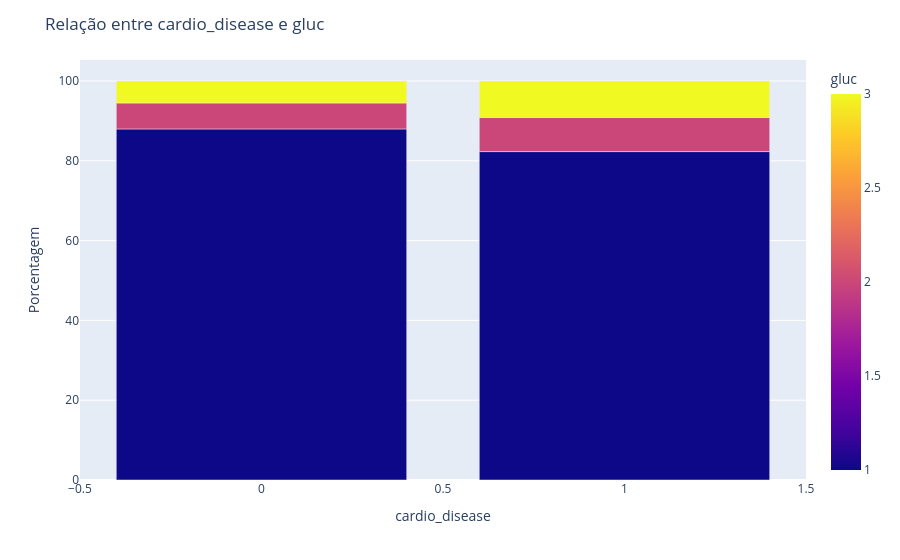

Write notebook code for a chart like this one.
### Markdown cell above
Pacientes com nível de 'cholesterol' 2 ou 3, estão mais a futuramente desenvolverem doenças cardiovascilares. Visualiza-se que 33% dos pacientes que possuem doenças cardiovasculares, estão com nível 2 ou 3 de colesterol.

### Code cell
base_grouped = base.groupby(['cardio_disease', 'gluc']).size().reset_index(name='count')
total_por_churn = base_grouped.groupby('cardio_disease')['count'].transform('sum')
base_grouped['percent'] = (base_grouped['count'] / total_por_churn) * 100

# Cria gráfico de barras empilhadas
fig = px.bar(base_grouped, x='cardio_disease', y='percent', color='gluc', barmode='stack',
            labels={'cardio_disease': 'cardio_disease', 'percent': 'Porcentagem', 'gluc': 'gluc'})

fig.update_layout(title='Relação entre cardio_disease e gluc',
                yaxis_title='Porcentagem',
                legend_title='gluc')
fig.show()

### Figure 1 — Plotly figure (JSON) as saved in the notebook; plotly's stock layout.template omitted (floating-point values rounded to 4 significant figures)
{"data": [{"hovertemplate": "cardio_disease=%{x}<br>Porcentagem=%{y}<br>gluc=%{marker.color}<extra></extra>", "legendgroup": "", "marker": {"color": [1, 2, 3, 1, 2, 3], "coloraxis": "coloraxis", "pattern": {"shape": ""}}, "name": "", "orientation": "v", "showlegend": false, "textposition": "auto", "type": "bar", "x": [0, 0, 0, 1, 1, 1], "xaxis": "x", "y": [87.99, 6.5, 5.514, 82.31, 8.527, 9.163], "yaxis": "y"}], "layout": {"barmode": "stack", "coloraxis": {"colorbar": {"title": {"text": "gluc"}}, "colorscale": [[0, "#0d0887"], [0.1111, "#46039f"], [0.2222, "#7201a8"], [0.3333, "#9c179e"], [0.4444, "#bd3786"], [0.5556, "#d8576b"], [0.6667, "#ed7953"], [0.7778, "#fb9f3a"], [0.8889, "#fdca26"], [1, "#f0f921"]]}, "legend": {"title": {"text": "gluc"}, "tracegroupgap": 0}, "margin": {"t": 60}, "title": {"text": "Relação entre cardio_disease e gluc"}, "xaxis": {"anchor": "y", "domain": [0, 1], "title": {"text": "cardio_disease"}}, "yaxis": {"anchor": "x", "domain": [0, 1], "title": {"text": "Porcentagem"}}}}
